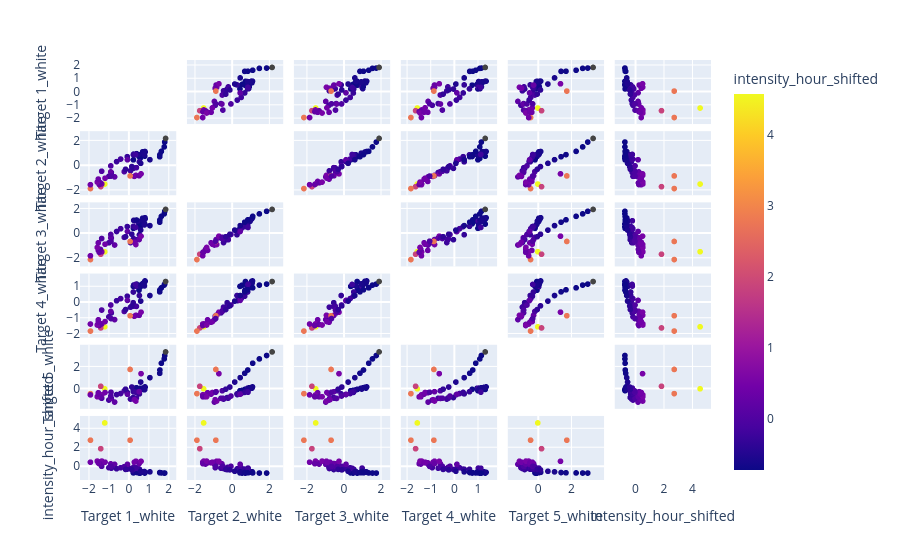

The code cell stored with this chart in its notebook:
### Code cell
fig = px.scatter_matrix(
    rain_ds_minutes_mean_intens_norm,
    dimensions=[
        "Target 1_white",
        "Target 2_white",
        "Target 3_white",
        "Target 4_white",
        "Target 5_white",
        "intensity_hour_shifted",
    ],
    color="intensity_hour_shifted",
)
fig.update_traces(diagonal_visible=False)
fig.show()
